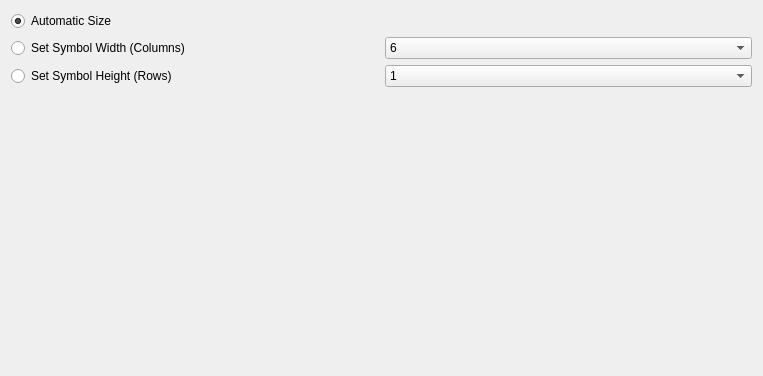
<?xml version="1.0" encoding="UTF-8"?>
<ui version="4.0">
 <class>grpCodablockF</class>
 <widget class="QWidget" name="grpCodablockF">
  <property name="geometry">
   <rect>
    <x>0</x>
    <y>0</y>
    <width>763</width>
    <height>376</height>
   </rect>
  </property>
  <property name="windowTitle">
   <string>Form</string>
  </property>
  <layout class="QVBoxLayout" name="verticalLayout">
   <item>
    <layout class="QGridLayout" name="gridLayout">
     <item row="2" column="0">
      <widget class="QRadioButton" name="radCbfSetHeight">
       <property name="text">
        <string>Set Symbol Height (Rows)</string>
       </property>
      </widget>
     </item>
     <item row="1" column="0">
      <widget class="QRadioButton" name="radCbfSetWidth">
       <property name="text">
        <string>Set Symbol Width (Columns)</string>
       </property>
       <property name="checked">
        <bool>false</bool>
       </property>
      </widget>
     </item>
     <item row="1" column="2">
      <widget class="QComboBox" name="cmbCbfWidth">
       <item>
        <property name="text">
         <string>6</string>
        </property>
       </item>
       <item>
        <property name="text">
         <string>7</string>
        </property>
       </item>
       <item>
        <property name="text">
         <string>8</string>
        </property>
       </item>
       <item>
        <property name="text">
         <string>9</string>
        </property>
       </item>
       <item>
        <property name="text">
         <string>10</string>
        </property>
       </item>
       <item>
        <property name="text">
         <string>11</string>
        </property>
       </item>
       <item>
        <property name="text">
         <string>12</string>
        </property>
       </item>
       <item>
        <property name="text">
         <string>13</string>
        </property>
       </item>
       <item>
        <property name="text">
         <string>14</string>
        </property>
       </item>
       <item>
        <property name="text">
         <string>15</string>
        </property>
       </item>
       <item>
        <property name="text">
         <string>16</string>
        </property>
       </item>
       <item>
        <property name="text">
         <string>17</string>
        </property>
       </item>
       <item>
        <property name="text">
         <string>18</string>
        </property>
       </item>
       <item>
        <property name="text">
         <string>19</string>
        </property>
       </item>
       <item>
        <property name="text">
         <string>20</string>
        </property>
       </item>
       <item>
        <property name="text">
         <string>21</string>
        </property>
       </item>
       <item>
        <property name="text">
         <string>22</string>
        </property>
       </item>
       <item>
        <property name="text">
         <string>23</string>
        </property>
       </item>
       <item>
        <property name="text">
         <string>24</string>
        </property>
       </item>
       <item>
        <property name="text">
         <string>25</string>
        </property>
       </item>
      </widget>
     </item>
     <item row="2" column="2">
      <widget class="QComboBox" name="cmbCbfHeight">
       <item>
        <property name="text">
         <string>1</string>
        </property>
       </item>
       <item>
        <property name="text">
         <string>2</string>
        </property>
       </item>
       <item>
        <property name="text">
         <string>3</string>
        </property>
       </item>
       <item>
        <property name="text">
         <string>4</string>
        </property>
       </item>
       <item>
        <property name="text">
         <string>5</string>
        </property>
       </item>
       <item>
        <property name="text">
         <string>6</string>
        </property>
       </item>
       <item>
        <property name="text">
         <string>7</string>
        </property>
       </item>
       <item>
        <property name="text">
         <string>8</string>
        </property>
       </item>
       <item>
        <property name="text">
         <string>9</string>
        </property>
       </item>
       <item>
        <property name="text">
         <string>10</string>
        </property>
       </item>
       <item>
        <property name="text">
         <string>11</string>
        </property>
       </item>
       <item>
        <property name="text">
         <string>12</string>
        </property>
       </item>
       <item>
        <property name="text">
         <string>13</string>
        </property>
       </item>
       <item>
        <property name="text">
         <string>14</string>
        </property>
       </item>
       <item>
        <property name="text">
         <string>15</string>
        </property>
       </item>
       <item>
        <property name="text">
         <string>16</string>
        </property>
       </item>
       <item>
        <property name="text">
         <string>17</string>
        </property>
       </item>
       <item>
        <property name="text">
         <string>18</string>
        </property>
       </item>
       <item>
        <property name="text">
         <string>19</string>
        </property>
       </item>
       <item>
        <property name="text">
         <string>20</string>
        </property>
       </item>
       <item>
        <property name="text">
         <string>21</string>
        </property>
       </item>
       <item>
        <property name="text">
         <string>22</string>
        </property>
       </item>
       <item>
        <property name="text">
         <string>23</string>
        </property>
       </item>
       <item>
        <property name="text">
         <string>24</string>
        </property>
       </item>
       <item>
        <property name="text">
         <string>25</string>
        </property>
       </item>
      </widget>
     </item>
     <item row="0" column="0">
      <widget class="QRadioButton" name="radCbfAutosize">
       <property name="text">
        <string>Automatic Size</string>
       </property>
       <property name="checked">
        <bool>true</bool>
       </property>
      </widget>
     </item>
    </layout>
   </item>
   <item>
    <spacer name="verticalSpacer">
     <property name="orientation">
      <enum>Qt::Vertical</enum>
     </property>
     <property name="sizeHint" stdset="0">
      <size>
       <width>20</width>
       <height>40</height>
      </size>
     </property>
    </spacer>
   </item>
  </layout>
 </widget>
 <resources/>
 <connections/>
</ui>
